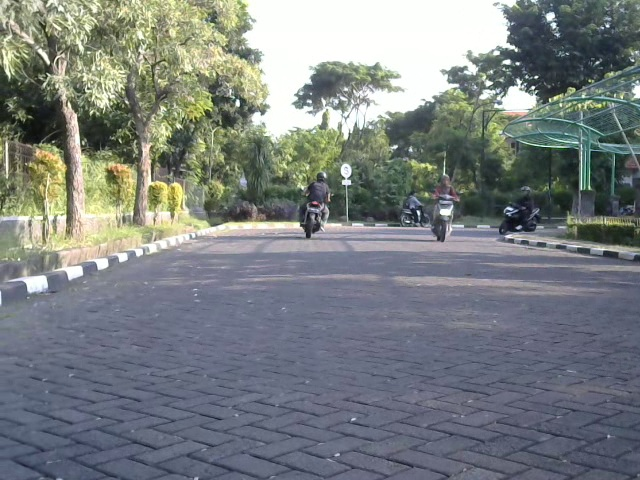
#> input picture input1.jpg, 640 x 480 px, given in place of the camera
$ python main.py
#> lines starting #> are read from the running program, lines starting #| are printed output that depends on the picture; after the words box and inside, x2 and y2 are one past the last pixel; in counts of white or black regions, pixels touching at a corner belong together
import cv2
import numpy as np
import json
#import serial
import time

#kirim koordinat
#PORT = '/dev/ttyUSB0'
#BAUD_RATE = 9600
#ser = serial.Serial(PORT, BAUD_RATE)

# Buka input stream dari webcam
cap = cv2.VideoCapture(0, cv2.CAP_DSHOW)

# Dapatkan dimensi frame cap
ret, img = cap.read()
#> img is the input picture: shape (480, 640, 3); mean B, G, R 128.3, 127.8, 122.1
height, width, _ = img.shape
#> height = 480; width = 640

# Koordinat pusat frame
center_x = width // 2
#> center_x = 320
center_y = height // 2
#> center_y = 240

Xgreen, Xyellow, Ygreen, Yyellow = 0, 0, 0, 0

nilaiPrev = ""

# Load kalibrasi warna
try:

    with open('yellow.json', 'r') as openfile:
#> (reads yellow.json from the repository)
        yellow = json.load(openfile)
except Exception as e:
    print('data kalibrasi yellow tidak ada')
    exit()

try:
    with open('green.json', 'r') as openfile:
#> (reads green.json from the repository)
        green = json.load(openfile)
except Exception as e:
    print('data kalibrasi green tidak ada')
    exit()

while True:
    # Baca frame dari cap
    ret, img  = cap.read()

    if ret is False:
        print("Tidak dapat membaca frame dari cap.")
        break

    # Konversi gambar dari BGR ke HSV
    imgHSV = cv2.cvtColor(img, cv2.COLOR_BGR2HSV)
#> imgHSV: shape (480, 640, 3); mean H, S, V 85.2, 47.4, 137.8

    # Membuat mask untuk warna kuning
    lowerYellow = np.array(yellow['min'])
    upperYellow = np.array(yellow['max'])
    maskYellow = cv2.inRange(imgHSV, lowerYellow, upperYellow)
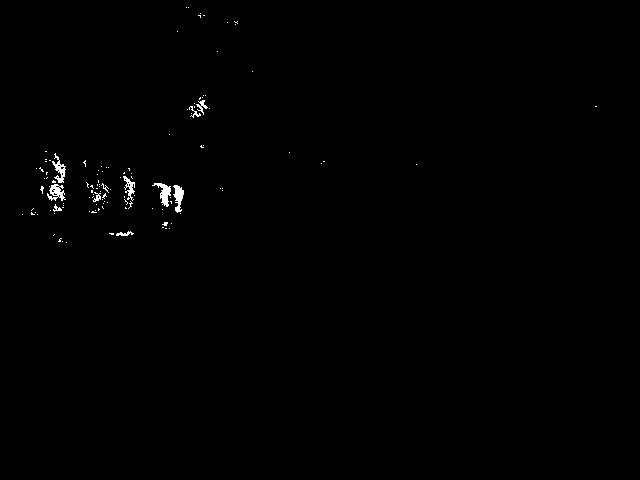
#> maskYellow: shape (480, 640); 0.45% white; 120 white regions (109 under 20 px), largest, box (x1, y1, x2, y2) and area: (152, 183, 171, 207) 193, (173, 185, 184, 213) 175, (47, 184, 66, 201) 174

    # Membuat mask untuk warna hijau
    lowerGreen = np.array(green['min'])
    upperGreen = np.array(green['max'])
    maskGreen = cv2.inRange(imgHSV, lowerGreen, upperGreen)
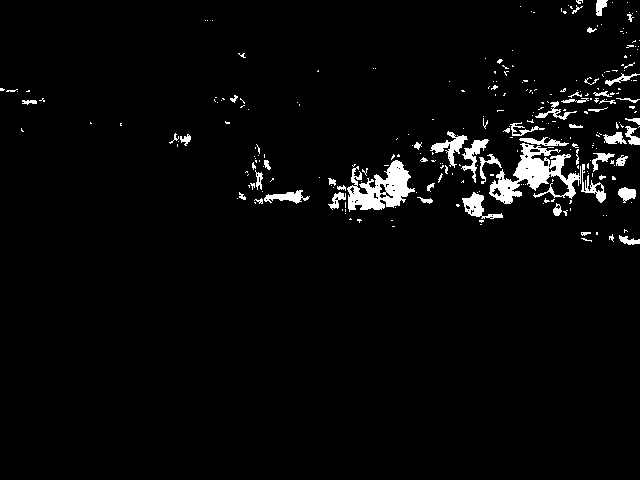
#> maskGreen: shape (480, 640); 3.3% white; 275 white regions (222 under 20 px), largest, box (x1, y1, x2, y2) and area: (489, 143, 581, 204) 2177, (347, 160, 415, 212) 1805, (430, 131, 468, 168) 439

    # Gabungkan kedua mask
    bgrGreen = cv2.cvtColor(maskGreen, cv2.COLOR_GRAY2BGR)
    bgrYellow = cv2.cvtColor(maskYellow, cv2.COLOR_GRAY2BGR)

    mask = cv2.bitwise_or(maskYellow, maskGreen)
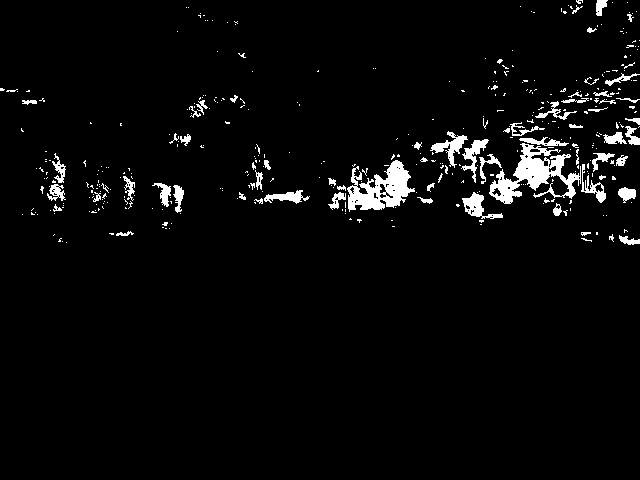
#> mask: shape (480, 640); 3.7% white; 395 white regions (331 under 20 px), largest, box (x1, y1, x2, y2) and area: (489, 143, 581, 204) 2177, (347, 160, 415, 212) 1805, (430, 131, 468, 168) 439
    mask_bgr = cv2.cvtColor(mask, cv2.COLOR_GRAY2BGR)

    # Tambahkan garis koordinat tengah
    cv2.line(mask_bgr, (center_x, 0), (center_x, height), (255, 0, 0), 2)  # Garis vertikal biru
    cv2.line(mask_bgr, (0, center_y), (width, center_y), (255, 0, 0), 2)   # Garis horizontal biru
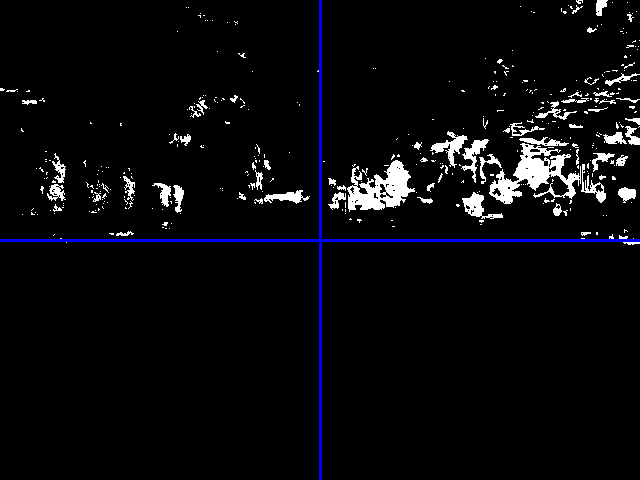
#> mask_bgr: shape (480, 640, 3); mean B, G, R 12.2, 9.4, 9.4


    #green
    blurGreen = cv2.medianBlur(maskGreen, 17)
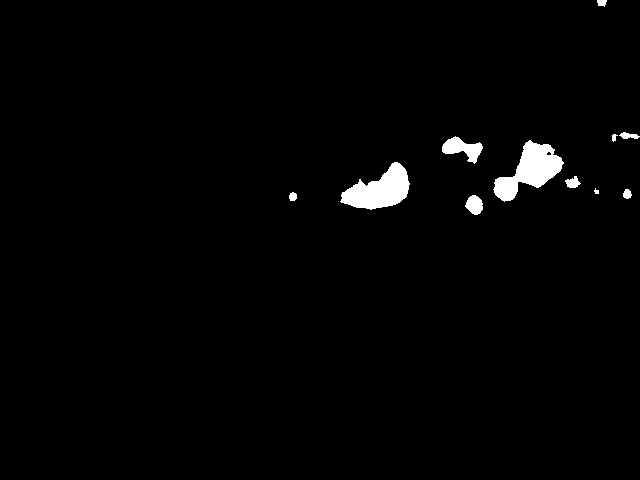
#> blurGreen: shape (480, 640); 1.7% white; 11 white regions
    contoursGreen = cv2.findContours(blurGreen, cv2.RETR_EXTERNAL, cv2.CHAIN_APPROX_SIMPLE)
#> contoursGreen = 11 contours, 2 with area under 20; largest, box (x1, y1, x2, y2) and area: (493, 140, 564, 202) 1921, (340, 162, 410, 210) 1798, (442, 136, 483, 164) 512, (465, 195, 483, 215) 231, (565, 176, 581, 188) 98
    contoursGreen = contoursGreen[0] if len(contoursGreen) == 2 else contoursGreen[1]


    for cntr in contoursGreen:
        area = cv2.contourArea(cntr)
        Mgreen = cv2.moments(cntr)
        if area > 10000:
            if Mgreen["m00"] != 0:
                cXy = int(Mgreen["m10"] / Mgreen["m00"])
                cYy = int(Mgreen["m01"] / Mgreen["m00"])

                Xgreen = cXy - center_x
                Ygreen = cYy - center_y

                cv2.circle(img, (cXy, cYy), 5, (0, 0, 255), -1)
                cv2.putText(img, f"({Xgreen}, {Ygreen})", (cXy, cYy), cv2.FONT_HERSHEY_SIMPLEX, 1, (0, 0, 255), 2)
                cv2.drawContours(img, [cntr], 0, (0, 0, 255), 2)
#> this loop made 11 passes
#> area on passes 1, 2, 3, 5, 6, 7, 8, 10, 11: 231, 45.5, 53.5, 98, 1798, 1921, 512, 70, 39


    #yellow
    blurYellow = cv2.medianBlur(maskYellow, 17)
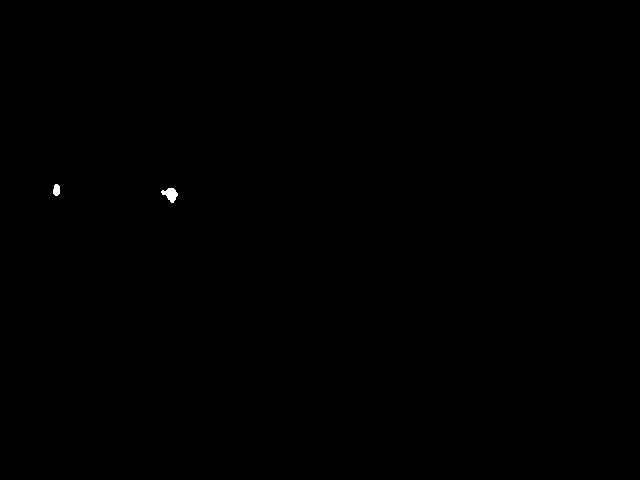
#> blurYellow: shape (480, 640); 0.07% white; 2 white regions
    contoursYellow = cv2.findContours(blurYellow, cv2.RETR_EXTERNAL, cv2.CHAIN_APPROX_SIMPLE)
#> contoursYellow = 2 contours; box (x1, y1, x2, y2) and area: (161, 188, 178, 203) 126, (53, 184, 60, 196) 55
    contoursYellow = contoursYellow[0] if len(contoursYellow) == 2 else contoursYellow[1]


    for cntr in contoursYellow:
        area = cv2.contourArea(cntr)
        Myellow = cv2.moments(cntr)
        if area > 5000:
            if Myellow["m00"] != 0:
                cXy = int(Myellow["m10"] / Myellow["m00"])
                cYy = int(Myellow["m01"] / Myellow["m00"])

                Xyellow = cXy - center_x
                Yyellow = cYy - center_y

                cv2.circle(img, (cXy, cYy), 5, (0, 0, 255), -1)
                cv2.putText(img, f"({Xyellow}, {Yyellow})", (cXy, cYy), cv2.FONT_HERSHEY_SIMPLEX, 1, (0, 0, 255), 2)
                cv2.drawContours(img, [cntr], 0, (0, 0, 255), 2)
#> this loop made 2 passes
#> area on passes 1 to 2: 125.5, 55


    cv2.imshow("Image", img)
    cv2.imshow("Result Green", blurGreen)
    cv2.imshow("Result Yellow", blurYellow)


    nilaiNew = f"{Xgreen}+{Ygreen}+{Xyellow}+{Yyellow}"

    # Bandingkan nilaiNew dengan nilaiPrev
    if nilaiNew != nilaiPrev:
        print(f"{Xgreen}+{Ygreen}+{Xyellow}+{Yyellow}")
        nilaiPrev = nilaiNew  # Update nilaiPrev setelah perbandingan
        #ser.write(f"{Xgreen},{Xyellow},{Ygreen},{Yyellow}\n".encode('utf-8'))


    key = cv2.waitKey(1)
#> (key Esc is pressed here)
    if key == 27:  # Tekan ESC untuk keluar
        break

cap.release()
cv2.destroyAllWindows()
